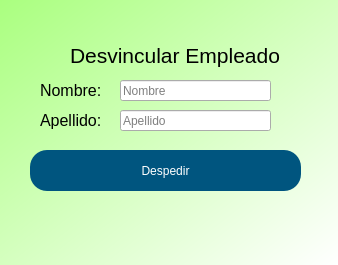
<?xml version="1.0" encoding="UTF-8"?>
<ui version="4.0">
 <class>Form</class>
 <widget class="QWidget" name="Form">
  <property name="geometry">
   <rect>
    <x>0</x>
    <y>0</y>
    <width>338</width>
    <height>265</height>
   </rect>
  </property>
  <property name="windowTitle">
   <string>Form</string>
  </property>
  <property name="windowIcon">
   <iconset>
    <normaloff>:/Bkg/Images/Logo.png</normaloff>:/Bkg/Images/Logo.png</iconset>
  </property>
  <property name="styleSheet">
   <string notr="true">QWidget#Form{
	background-color: qlineargradient(spread:pad, x1:0, y1:0, x2:1, y2:1, stop:0 rgba(170, 255, 127, 255), stop:1 rgba(255, 255, 255, 255));
}
QWidget#Login{
background-color: qlineargradient(spread:pad, x1:0, y1:0, x2:1, y2:1, stop:0 rgba(170, 255, 127, 255), stop:1 rgba(255, 255, 255, 255));
}</string>
  </property>
  <widget class="QLabel" name="label_22">
   <property name="geometry">
    <rect>
     <x>70</x>
     <y>40</y>
     <width>221</width>
     <height>31</height>
    </rect>
   </property>
   <property name="font">
    <font>
     <pointsize>16</pointsize>
    </font>
   </property>
   <property name="text">
    <string>Desvincular Empleado</string>
   </property>
  </widget>
  <widget class="QLabel" name="label_3">
   <property name="geometry">
    <rect>
     <x>40</x>
     <y>110</y>
     <width>81</width>
     <height>21</height>
    </rect>
   </property>
   <property name="font">
    <font>
     <pointsize>12</pointsize>
    </font>
   </property>
   <property name="text">
    <string>Apellido:</string>
   </property>
  </widget>
  <widget class="QLineEdit" name="apellido_label">
   <property name="geometry">
    <rect>
     <x>120</x>
     <y>110</y>
     <width>151</width>
     <height>21</height>
    </rect>
   </property>
   <property name="placeholderText">
    <string>Apellido</string>
   </property>
  </widget>
  <widget class="QPushButton" name="insertar">
   <property name="geometry">
    <rect>
     <x>30</x>
     <y>150</y>
     <width>271</width>
     <height>41</height>
    </rect>
   </property>
   <property name="styleSheet">
    <string notr="true">border-radius:17px;
background-color: rgb(0, 85, 127);
color: rgb(255, 255, 255);
font: 75 10pt &quot;MS Shell Dlg 2&quot;;</string>
   </property>
   <property name="text">
    <string>Despedir</string>
   </property>
  </widget>
  <widget class="QLabel" name="contrasena_label">
   <property name="geometry">
    <rect>
     <x>710</x>
     <y>180</y>
     <width>47</width>
     <height>13</height>
    </rect>
   </property>
   <property name="text">
    <string>TextLabel</string>
   </property>
  </widget>
  <widget class="QLabel" name="usuario_label">
   <property name="geometry">
    <rect>
     <x>710</x>
     <y>150</y>
     <width>47</width>
     <height>13</height>
    </rect>
   </property>
   <property name="text">
    <string>TextLabel</string>
   </property>
  </widget>
  <widget class="QLabel" name="error_label">
   <property name="geometry">
    <rect>
     <x>30</x>
     <y>210</y>
     <width>281</width>
     <height>20</height>
    </rect>
   </property>
   <property name="text">
    <string/>
   </property>
  </widget>
  <widget class="QLineEdit" name="nombre_label">
   <property name="geometry">
    <rect>
     <x>120</x>
     <y>80</y>
     <width>151</width>
     <height>21</height>
    </rect>
   </property>
   <property name="text">
    <string/>
   </property>
   <property name="placeholderText">
    <string>Nombre</string>
   </property>
  </widget>
  <widget class="QLabel" name="label_7">
   <property name="geometry">
    <rect>
     <x>40</x>
     <y>80</y>
     <width>71</width>
     <height>21</height>
    </rect>
   </property>
   <property name="font">
    <font>
     <pointsize>12</pointsize>
    </font>
   </property>
   <property name="text">
    <string>Nombre:</string>
   </property>
  </widget>
 </widget>
 <resources/>
 <connections/>
</ui>
